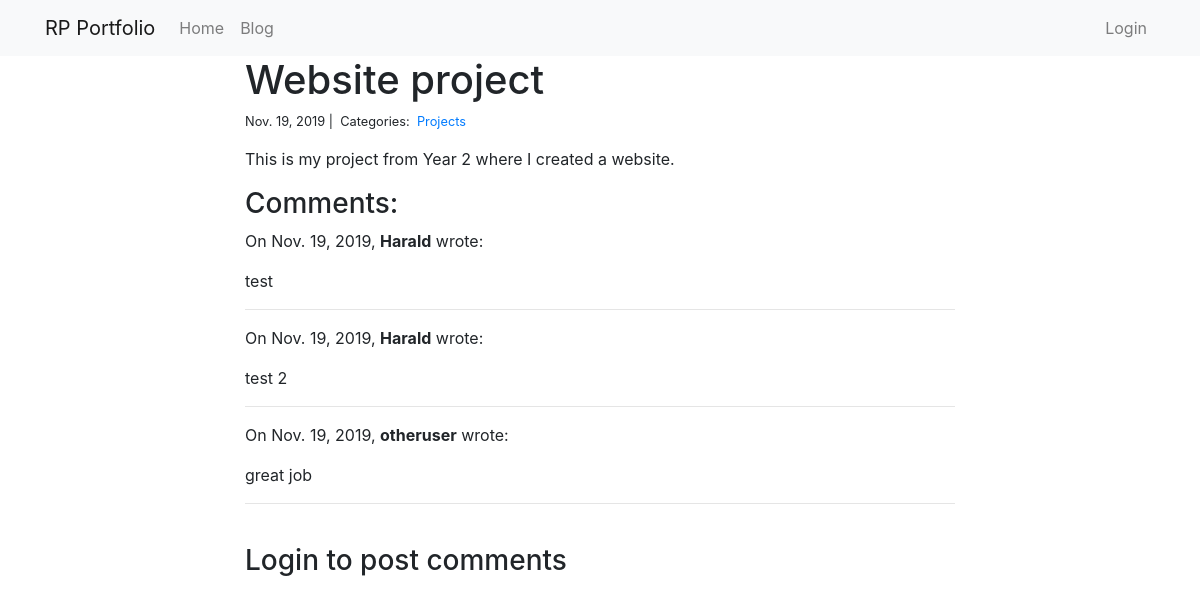
Before: /blog/1/ with the older database file.
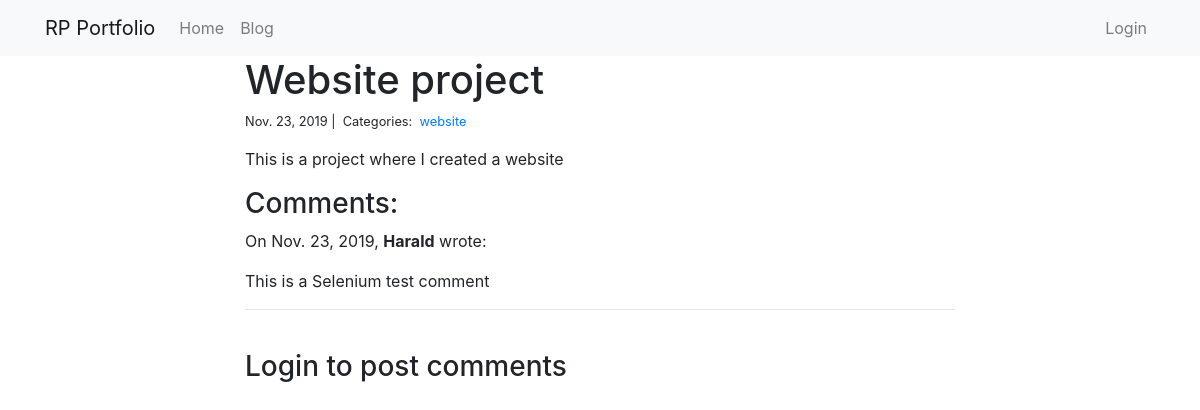
After: the same page with the newer database file.
### blog/models.py (models this page shows)
class Post(models.Model):
    title = models.CharField(max_length=255)
    body = models.TextField()
    created_on = models.DateTimeField(auto_now_add=True)
    last_modified = models.DateTimeField(auto_now=True)
    categories = models.ManyToManyField('Category', related_name='posts')

class Category(models.Model):
    name = models.CharField(max_length=20)

class Comment(models.Model):
    author = models.ForeignKey(User, related_name='Commenter', on_delete=models.CASCADE)
    body = models.TextField()
    created_on = models.DateTimeField(auto_now_add=True)
    post = models.ForeignKey('Post', on_delete=models.CASCADE)

### blog/views.py (the view, shortened to what this page needs)
# urls.py: path("<int:pk>/", views.blog_detail, name="blog_detail"),
def blog_detail(request, pk):
    post = Post.objects.get(pk=pk)
    comments = Comment.objects.filter(post=post)
    form = CommentForm()
    context = {"post": post, "comments": comments, "form": form}
    return render(request, "post_detail.html", context)

### blog/templates/post_detail.html
{% extends "base.html" %}
{% block page_content %}
<div class="col-md-8 offset-md-2">
    <h1>{{ post.title }}</h1>
    <small>
        {{ post.created_on.date }} |&nbsp;
        Categories:&nbsp;
        {% for category in post.categories.all %}
        <a href="{% url 'blog_category' category.name %}">
            {{ category.name }}
        </a>&nbsp;
        {% endfor %}
    </small>
    <p>{{ post.body | linebreaks }}</p>
    <h3>Comments:</h3>
    {% for comment in comments %}
    <p>
        On {{comment.created_on.date }},
        <b>{{ comment.author }}</b> wrote:
    </p>
    <p>{{ comment.body }}</p>
    <hr>
    {% endfor %}
    <br>
    {% if user.is_authenticated %}
    <h3>Leave a comment:</h3>
    <form action="/blog/{{ post.pk }}/" method="post">
        {% csrf_token %}
        <div class="form-group">
            {{ form.body }}
        </div>
        <button type="submit" class="btn btn-primary" name="submit">Submit</button>
    </form>
    {% else %}
    <h3>Login to post comments</h3>
    {% endif %}
</div>
{% endblock %}

### personal_portfolio/templates/base.html (shortened to what this page needs)
<link rel="stylesheet" href="https://stackpath.bootstrapcdn.com/bootstrap/4.1.3/css/bootstrap.min.css">
<nav class="navbar navbar-expand-lg navbar-light bg-light">
    <div class="container">
        <a class="navbar-brand" href="{% url 'project_index' %}">RP Portfolio</a>
        <div class="collapse navbar-collapse" id="navbarSupportedContent">
          <ul class="navbar-nav mr-auto">
            <li class="nav-item">
              <a class="nav-link" name="home" href="{% url 'project_index' %}">Home</a>
            </li>
            <li class="nav-item">
              <a class="nav-link" name="blog" href="{% url 'blog_index' %}">Blog</a>
            </li>
          </ul>
          <ul class="navbar-nav ml-auto">
              <li class="nav-item">
                  {% if user.is_authenticated %}
                    <a class="nav-link" name="logout-button" href="{% url 'logout' %}">Logout</a>
                  {% else %}
                    <a class="nav-link" name="login-button" href="{% url 'login' %}">Login</a>
                  {% endif %}
              </li>
          </ul>
        </div>
    </div>
</nav>
<div class="container">
    {% block page_content %}{% endblock %}
</div>

Changed rows visible on the page:
removed Comment: created_on "Nov. 19, 2019", author "Harald", body "test 2"
removed Comment: created_on "Nov. 19, 2019", author "otheruser", body "great job"
changed Post "Website project": created_on "Nov. 19, 2019" → "Nov. 23, 2019"; body "This is my project from Year 2 where I created a website." → "This is a project where I created a website"
changed Category: name "Projects" → "website"
changed Comment "Harald": created_on "Nov. 19, 2019" → "Nov. 23, 2019"; body "test" → "This is a Selenium test comment"
